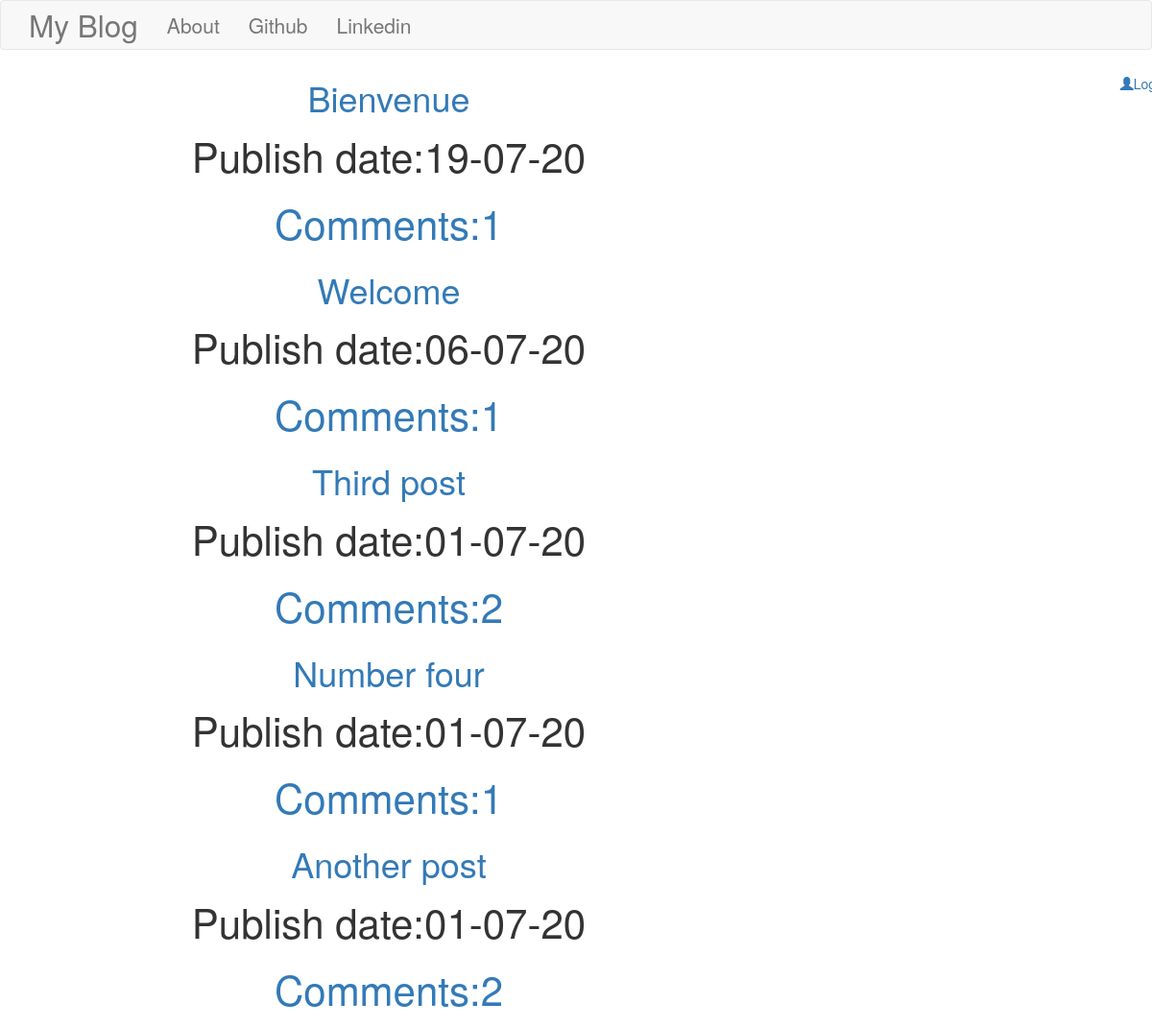
Screenshot of /blog/ with the database file from the repository.
### blog/models.py (models this page shows, shortened)
class Post(models.Model):
    author=models.ForeignKey("auth.user",models.SET_NULL,blank=True,null="True")
    title=models.CharField(max_length=200)
    text=models.TextField()
    create_date=models.DateTimeField(default=timezone.now)
    publish_date=models.DateTimeField(blank=True,null=True)
    def approve_comments(self):
        return(self.comments.filter(approved_comment=True))

### blog/views.py (the view)
class PostListView(ListView):
    model=Post
    def get_queryset(self):
        return Post.objects.filter(publish_date__lte=timezone.now()).order_by('-publish_date')
    template_name="post_list.html"

### blog/templates/blog/post_list.html
{% extends 'blog/base.html' %}
{% block body_block %}
<div class="centerstage">
    {% for post in post_list %}
    <div class="posttitle loader">
        <h1><a href="{% url 'blog:post_detail' pk=post.pk %}">{{post.title}}</a></h1>
        <p>Publish date:{{post.publish_date|date:'d-m-y'}}</p>
        <p><a href="{% url 'blog:post_detail' pk=post.pk %}">Comments:{{ post.approve_comments.count }}</a>
    </div>
    {% endfor %}
</div>
{% endblock %}

### blog/templates/blog/base.html (shortened to what this page needs)
<!DOCTYPE html>
{% load static %}
<html lang="en">
<head>
    <link rel="stylesheet" href="https://maxcdn.bootstrapcdn.com/bootstrap/3.4.1/css/bootstrap.min.css">
<link rel="stylesheet" href="//cdn.jsdelivr.net/npm/medium-editor@latest/dist/css/medium-editor.min.css" type="text/css" media="screen" charset="utf-8">
    <link rel="stylesheet" href="{% static 'css/blog.css' %}">
</head>
<body>
<nav class="navbar navbar-default techfont custom-navbar">
    <div class="container">
        <ul class="nav navbar-nav">
            <li><a class="navbar-brand bigbrand" href="{% url 'blog:post_list' %}">My Blog</a></li>
            <li><a href="{% url 'blog:about' %}">About</a></li>
            <li><a href="https://www.github.com">Github</a></li>
            <li><a href="https://www.linkedin.com">Linkedin</a></li>
        </ul>
    </div>
</nav>
<nav class="nav navbar-nav navbar-right">
    {% if user.is_authenticated %}
    <li><a href="{% url 'blog:post_create' %}">New Post</a></li>
     <li><a href="{% url 'blog:draft_list' %}">Draft List</a></li>
     <li><a href="{% url 'blog:logout' %}">Logout</a></li>
     <li><a>Welcome{{user.username}}</a></li>
    {% else %}
    <li><a class="nav navbar-right" href="{% url 'blog:user_login' %}"><span class="glyphicon glyphicon-user"></span>Login</a></li>
    {% endif %}
</nav>
<div class="content container">
    <div class="row">
        <div class="col-md-8">
            <div class="blog_posts">
                {% block body_block %}
                {% endblock %}
            </div>
        </div>
    </div>
</div>
</body>
</html>

### blog/static/css/blog.css (style rules this page uses)
.techfont { font-style:'Crimson',sans-serif; font-size:1.5em; margin-bottom:10px; }
.bigbrand { font-size:1.5em; }
.centerstage { margin-right:auto; margin-left:auto; }
.posttitle { font-style:'Crimson',sans-serif; font-size:3em; margin-bottom:10px; text-align:center; }
.loader { filter:hue-rotate(0deg); color:linear-gradient(45deg,#0f8,#08f); animation:hue 10000ms infinite linear; }

### rows the page displays
Post: title "Bienvenue", publish_date "19-07-20", approve_comments.count "1"
Post: title "Welcome", publish_date "06-07-20", approve_comments.count "1"
Post: title "Third post", publish_date "01-07-20", approve_comments.count "2"
Post: title "Number four", publish_date "01-07-20", approve_comments.count "1"
Post: title "Another post", publish_date "01-07-20", approve_comments.count "2"
